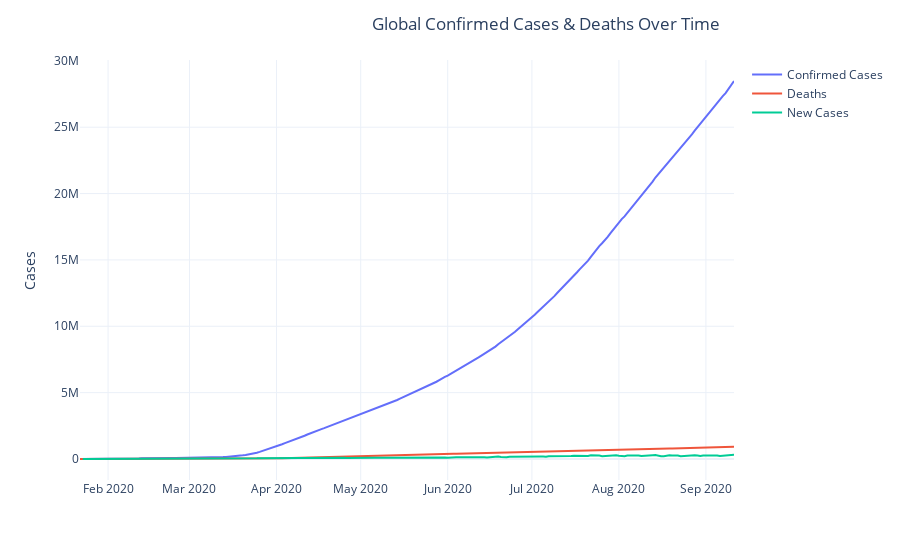

Notebook code for this chart:
### Code cell
# Pivot the table
world_cases_melt = world_cases_all_time.melt(id_vars=['Date'],
                         value_vars = ['Confirmed Cases', 'Deaths', 'New Cases'])
world_cases_melt.head()

# plotting the cases trend line chart
plot = px.line(world_cases_melt, x='Date',y='value', color='variable')
plot.update_layout(title={'text': 'Global Confirmed Cases & Deaths Over Time', 'x':0.8},
                   xaxis_title = None,
                   yaxis_title = 'Cases',
                   legend={'title': None})
plot.show()

### Figure 1 — Plotly figure (JSON) as saved in the notebook; plotly's stock layout.template omitted (floating-point values rounded to 4 significant figures; data arrays with more than 128 entries replaced by an {"elided": "..."} marker saying what was removed)
{"data": [{"hovertemplate": "variable=Confirmed Cases<br>Date=%{x}<br>value=%{y}<extra></extra>", "legendgroup": "Confirmed Cases", "line": {"color": "#636efa", "dash": "solid"}, "mode": "lines", "name": "Confirmed Cases", "orientation": "v", "showlegend": true, "type": "scatter", "x": {"elided": "234 str values"}, "xaxis": "x", "y": {"elided": "234 int values"}, "yaxis": "y"}, {"hovertemplate": "variable=Deaths<br>Date=%{x}<br>value=%{y}<extra></extra>", "legendgroup": "Deaths", "line": {"color": "#EF553B", "dash": "solid"}, "mode": "lines", "name": "Deaths", "orientation": "v", "showlegend": true, "type": "scatter", "x": {"elided": "234 str values"}, "xaxis": "x", "y": {"elided": "234 int values"}, "yaxis": "y"}, {"hovertemplate": "variable=New Cases<br>Date=%{x}<br>value=%{y}<extra></extra>", "legendgroup": "New Cases", "line": {"color": "#00cc96", "dash": "solid"}, "mode": "lines", "name": "New Cases", "orientation": "v", "showlegend": true, "type": "scatter", "x": {"elided": "234 str values"}, "xaxis": "x", "y": {"elided": "234 int values"}, "yaxis": "y"}], "layout": {"legend": {"title": {}, "tracegroupgap": 0}, "margin": {"t": 60}, "title": {"text": "Global Confirmed Cases & Deaths Over Time", "x": 0.8}, "xaxis": {"anchor": "y", "domain": [0, 1], "title": {}}, "yaxis": {"anchor": "x", "domain": [0, 1], "title": {"text": "Cases"}}}}
